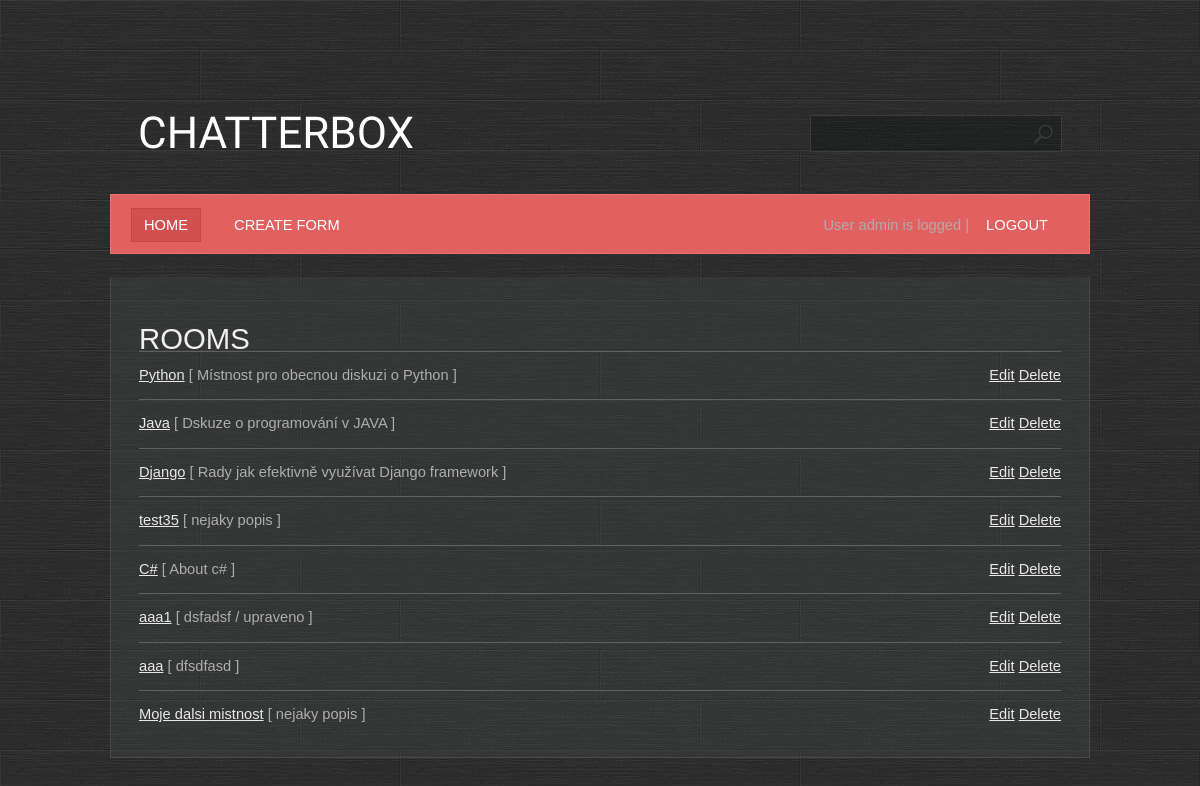
The app's page / (signed in) with its own data.
### base/models.py (models this page shows, shortened)
class Room(Model):
    name = models.CharField(max_length=200)
    description = models.TextField(null=True, blank=True)
    participants = models.ManyToManyField(User, related_name='participants', blank=True)
    created = models.DateTimeField(auto_now_add=True)
    updated = models.DateTimeField(auto_now=True)
    class Meta:
        ordering = ['created', 'name', 'updated']

### base/views.py (the view)
# urls.py: path('', base.views.RoomsView.as_view(), name='rooms'),
class RoomsView(PermissionRequiredMixin, LoginRequiredMixin, ListView):
    template_name = 'base/rooms.html'
    model = Room
    permission_required = 'base.view_room'
    '''
    # pokud dědím z TemplateView
    # v template je pak použitá proměnná rooms
    rooms = Room.objects.all()
    template_name = 'base/rooms.html'
    extra_context = {'rooms': rooms}

    '''

### base/templates/base/rooms.html
{% extends "main.html" %}
{% block content %}
    <h1>Rooms</h1>
    <ul>
        {% for room in object_list %}
            <li>
                <a href="{% url 'room' room.id %}">{{ room.name }}</a> [ {{ room.description }} ]
                <div class="last-child">
                    {% if perms.base.delete_room and  perms.base.update_room %}
                    <a href="{% url 'room_update' room.id %}">Edit</a>
                    <a href="{% url 'room_delete' room.id %}">Delete</a>
                    {% endif %}
                </div>
            </li>
        {% endfor %}
    </ul>
{% endblock %}

### templates/navbar.html
<ul>
    <li class="first active">
        <a href="{% url 'rooms' %}">Home</a>
    </li>
    {% if perms.base.add_room %}
    <li>
        <a href="{% url 'room_create' %}">Create form</a>
    </li>
    {% endif %}
    <li class="last-child">
        User {{ user }} is logged | <a href="{% url 'logout' %}">Logout</a>
    </li>
</ul><br class="clearfix"/>

### static/styles/style.css (style rules this page uses)
* { margin: 0; padding: 0; }
a { text-decoration: underline; color: #e8e8e8; }
body { font-size: 11pt; line-height: 1.6em; font-family: Arial, sans-serif; background: #9ea3a3; color: #adadad; background: url(/static/images/bg.jpg); }
h1,h2,h3,h4 { text-transform: uppercase; font-weight: normal; color: #f0f0f0; }
ul { margin-bottom: 1.25em; }
ul { list-style: none; }
.last-child { float:right; }
#page ul li { padding: 12px 0 12px 0; border-top: solid 1px #606060; }
#menu a { text-decoration: none; text-transform: uppercase; color: #ffffff; padding: 8px 12px 8px 12px; border: solid 1px #e16060; }
#menu ul { list-style: none; }
#menu ul li { display: inline; padding: 0 8px 0 8px; }
#menu ul li.first { padding-left: 0; }
#menu ul li.active a { background: #D15050; border: solid 1px #C64545; }

### records on screen
Room: name "Python", description "Místnost pro obecnou diskuzi o Python"
Room: name "Java", description "Dskuze o programování v JAVA"
Room: name "Django", description "Rady jak efektivně využívat Django framework"
Room: name "test35", description "nejaky popis"
Room: name "C#", description "About c#"
Room: name "aaa1", description "dsfadsf / upraveno"
Room: name "aaa", description "dfsdfasd"
Room: name "Moje dalsi mistnost", description "nejaky popis"

### other values on screen
{{ user }} "admin"
